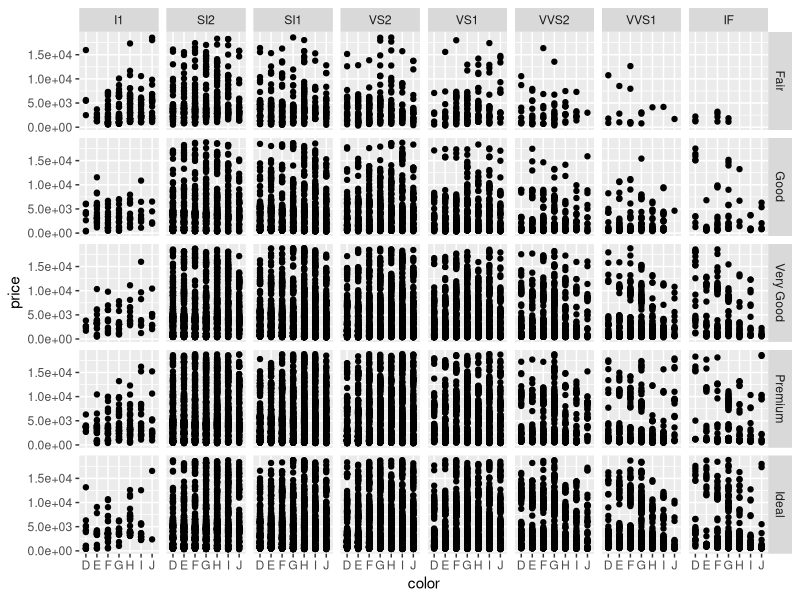
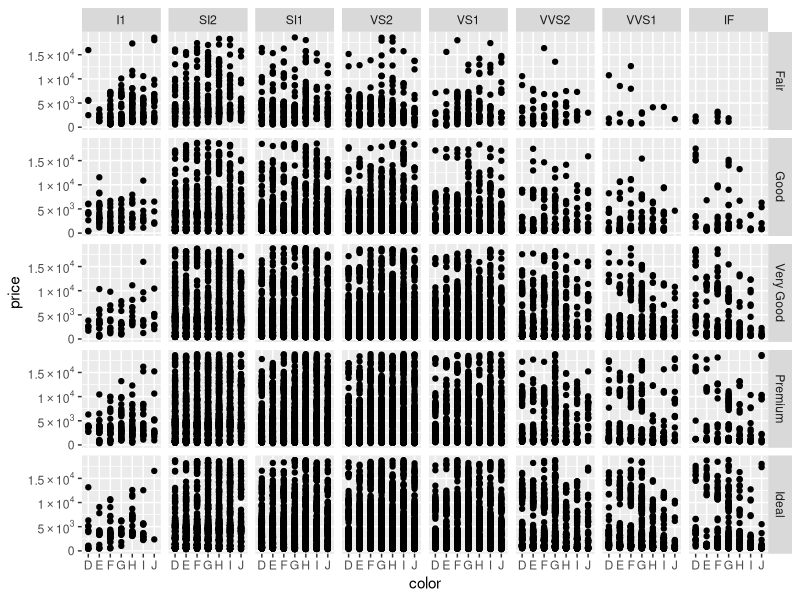

Recreate these plots in R, in order.
## ---- chunk 1
knitr::opts_chunk$set(fig.dim = c(8, 8),
                      message = FALSE,
                      warning = FALSE)
## ---- chunk 2
library(tidyverse)
## ---- chunk 3
ggplot(diamonds, aes(color, price)) + 
  geom_point() + 
  facet_grid(cut ~ clarity) + 
  scale_y_continuous(labels = scales::scientific_format())
## ---- chunk 4
fancy_axis <- function(x) {
    ifelse(x == 0, "0", parse(text = gsub("[+]", "", gsub("e", " %*% 10^", scales::scientific_format()(x)))))
}
## ---- chunk 5
ggplot(diamonds, aes(color, price)) + 
  geom_point() + 
  facet_grid(cut ~ clarity) + 
  scale_y_continuous(labels = fancy_axis)
